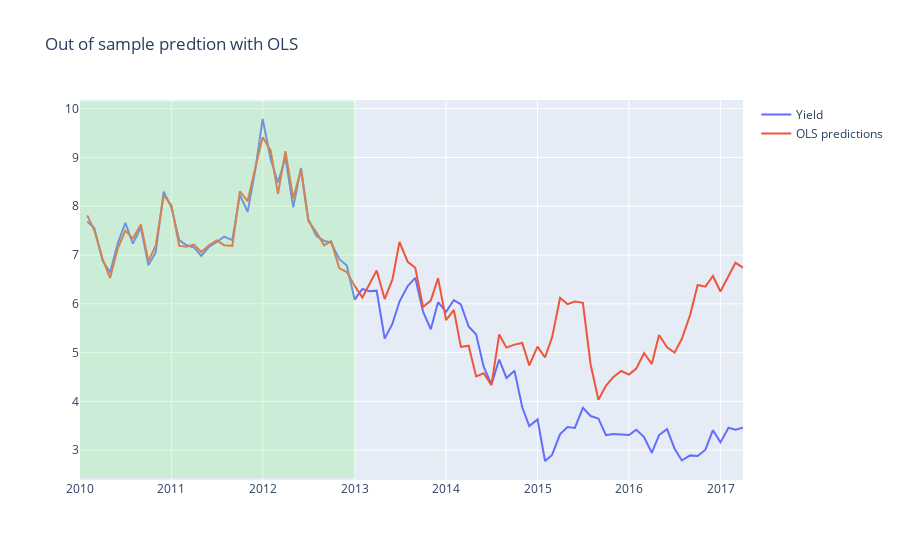

The cell this chart's notebook holds for it:
### Code cell
lines_with_shape(yield_huf,
                 cols=[{"x":"Date","y":"Yield"},{"x":"Date","y":"predictions"}],
                 names=["Yield","OLS predictions"],
                 title="Out of sample predtion with OLS")
